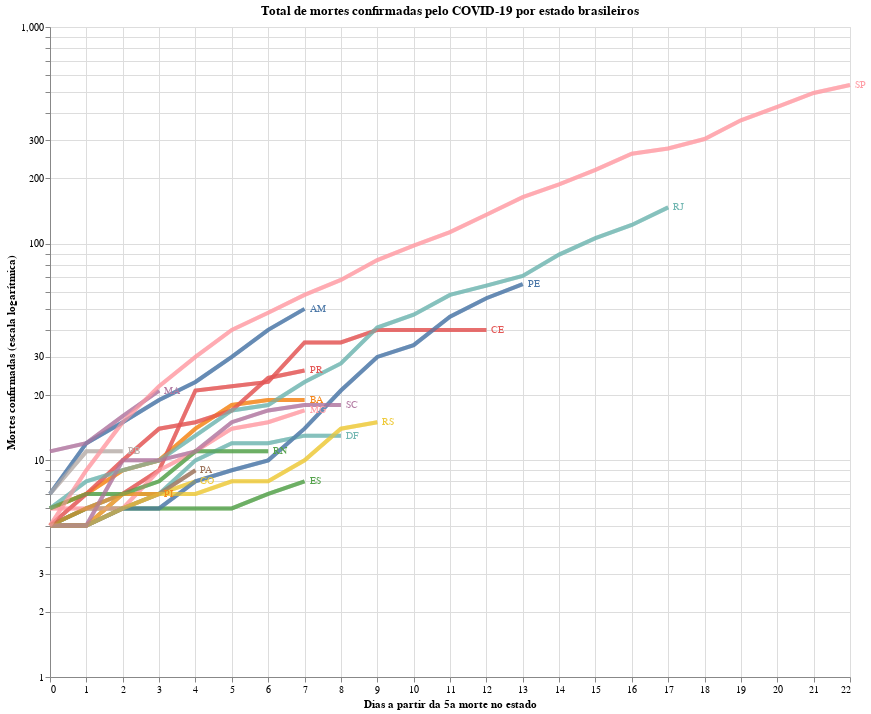

Notebook cell for this chart:
### Code cell
import altair as alt

# drop NaNs
deaths_long = deaths_long.dropna()

# Selection tool
selection = alt.selection_single(fields=['state'])
# Color change when clicked
color = alt.condition(selection,
                    alt.Color('state:N'),
                    alt.value('lightgray'))


# Base altair plot 
base = alt.Chart(deaths_long, title="Total de mortes confirmadas pelo COVID-19 por estado brasileiros").mark_line(strokeWidth=4, opacity=0.7).encode(
    x=alt.X('Day'),
    y=alt.Y('Deaths', scale=alt.Scale(type='log')),
    color=alt.Color('state', legend=None),
).properties(
    width=800,
    height=650
)

# Chart
chart = base.encode(
  color=alt.condition(selection, 'state:N', alt.value('lightgray'))
).add_selection(
  selection
)

# Overlay
overlay = base.encode(
  color='state',
  opacity=alt.value(0.5),
  tooltip=['state:N', 'Name:N']
).transform_filter(
  selection
)

# Text labels
text = base.mark_text(
    align='left',
    dx=5,
    size=10
).encode(
    x=alt.X('Day', aggregate='max',  axis=alt.Axis(title='Dias a partir da 5a morte no estado')),
    y=alt.Y('Deaths', aggregate={'argmax': 'Day'}, axis=alt.Axis(title='Mortes confirmadas (escala logarítmica)')),
    text='state',  
).transform_filter(
    selection
)

# Sum em up!
chart + overlay + text

### Figure 1 — Vega-Lite specification as saved in the notebook (floating-point values rounded to 4 significant figures; data arrays with more than 128 entries replaced by an {"elided": "..."} marker saying what was removed)
{"config": {"view": {"continuousWidth": 400, "continuousHeight": 300}}, "layer": [{"mark": {"type": "line", "opacity": 0.7, "strokeWidth": 4}, "encoding": {"color": {"condition": {"type": "nominal", "field": "state", "selection": "selector010"}, "value": "lightgray"}, "x": {"type": "quantitative", "field": "Day"}, "y": {"type": "quantitative", "field": "Deaths", "scale": {"type": "log"}}}, "height": 650, "selection": {"selector010": {"type": "single", "fields": ["state"]}}, "title": "Total de mortes confirmadas pelo COVID-19 por estado brasileiros", "width": 800}, {"mark": {"type": "line", "opacity": 0.7, "strokeWidth": 4}, "encoding": {"color": {"type": "nominal", "field": "state"}, "opacity": {"value": 0.5}, "tooltip": [{"type": "nominal", "field": "state"}, {"type": "nominal", "field": "Name"}], "x": {"type": "quantitative", "field": "Day"}, "y": {"type": "quantitative", "field": "Deaths", "scale": {"type": "log"}}}, "height": 650, "title": "Total de mortes confirmadas pelo COVID-19 por estado brasileiros", "transform": [{"filter": {"selection": "selector010"}}], "width": 800}, {"mark": {"type": "text", "align": "left", "dx": 5, "size": 10}, "encoding": {"color": {"type": "nominal", "field": "state", "legend": null}, "text": {"type": "nominal", "field": "state"}, "x": {"type": "quantitative", "aggregate": "max", "axis": {"title": "Dias a partir da 5a morte no estado"}, "field": "Day"}, "y": {"type": "quantitative", "aggregate": {"argmax": "Day"}, "axis": {"title": "Mortes confirmadas (escala logarítmica)"}, "field": "Deaths"}}, "height": 650, "title": "Total de mortes confirmadas pelo COVID-19 por estado brasileiros", "transform": [{"filter": {"selection": "selector010"}}], "width": 800}], "data": {"name": "data-188b0ec9e293e80b36dc401725aca4f0"}, "$schema": "https://vega.github.io/schema/vega-lite/v4.8.1.json", "datasets": {"data-188b0ec9e293e80b36dc401725aca4f0": {"elided": "164 records"}}}
